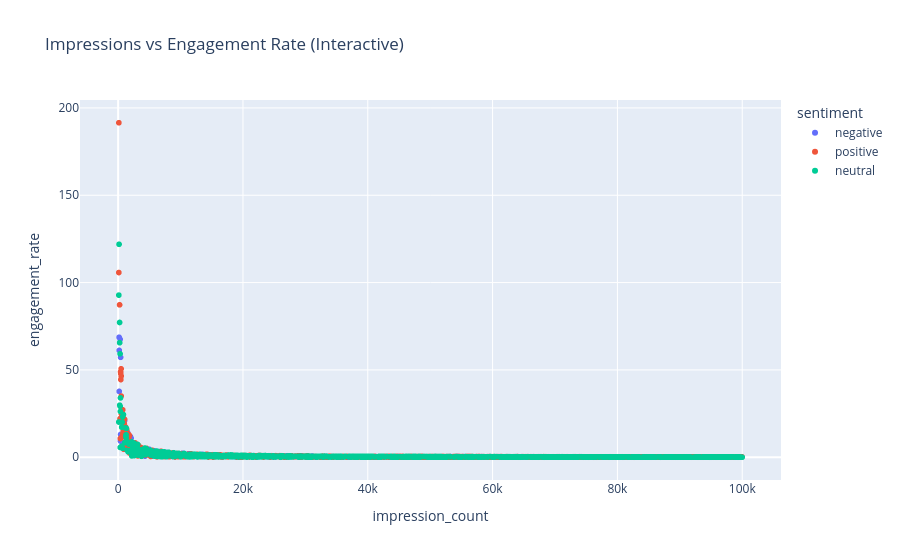

Write notebook code for a chart like this one.
### Code cell
# Interactive scatter chart: impressions vs engagement rate
fig = px.scatter(df, x='impression_count', y='engagement_rate', color='sentiment',
                  title='Impressions vs Engagement Rate (Interactive)')
fig.show()

### Figure 1 — Plotly figure (JSON) as saved in the notebook; plotly's stock layout.template omitted (floating-point values rounded to 4 significant figures; data arrays with more than 128 entries replaced by an {"elided": "..."} marker saying what was removed)
{"data": [{"hovertemplate": "sentiment=negative<br>impression_count=%{x}<br>engagement_rate=%{y}<extra></extra>", "legendgroup": "negative", "marker": {"color": "#636efa", "symbol": "circle"}, "mode": "markers", "name": "negative", "showlegend": true, "type": "scattergl", "x": {"elided": "960 int values"}, "xaxis": "x", "y": {"elided": "960 float values"}, "yaxis": "y"}, {"hovertemplate": "sentiment=positive<br>impression_count=%{x}<br>engagement_rate=%{y}<extra></extra>", "legendgroup": "positive", "marker": {"color": "#EF553B", "symbol": "circle"}, "mode": "markers", "name": "positive", "showlegend": true, "type": "scattergl", "x": {"elided": "2513 int values"}, "xaxis": "x", "y": {"elided": "2513 float values"}, "yaxis": "y"}, {"hovertemplate": "sentiment=neutral<br>impression_count=%{x}<br>engagement_rate=%{y}<extra></extra>", "legendgroup": "neutral", "marker": {"color": "#00cc96", "symbol": "circle"}, "mode": "markers", "name": "neutral", "showlegend": true, "type": "scattergl", "x": {"elided": "1527 int values"}, "xaxis": "x", "y": {"elided": "1527 float values"}, "yaxis": "y"}], "layout": {"legend": {"title": {"text": "sentiment"}, "tracegroupgap": 0}, "title": {"text": "Impressions vs Engagement Rate (Interactive)"}, "xaxis": {"anchor": "y", "domain": [0, 1], "title": {"text": "impression_count"}}, "yaxis": {"anchor": "x", "domain": [0, 1], "title": {"text": "engagement_rate"}}}}
